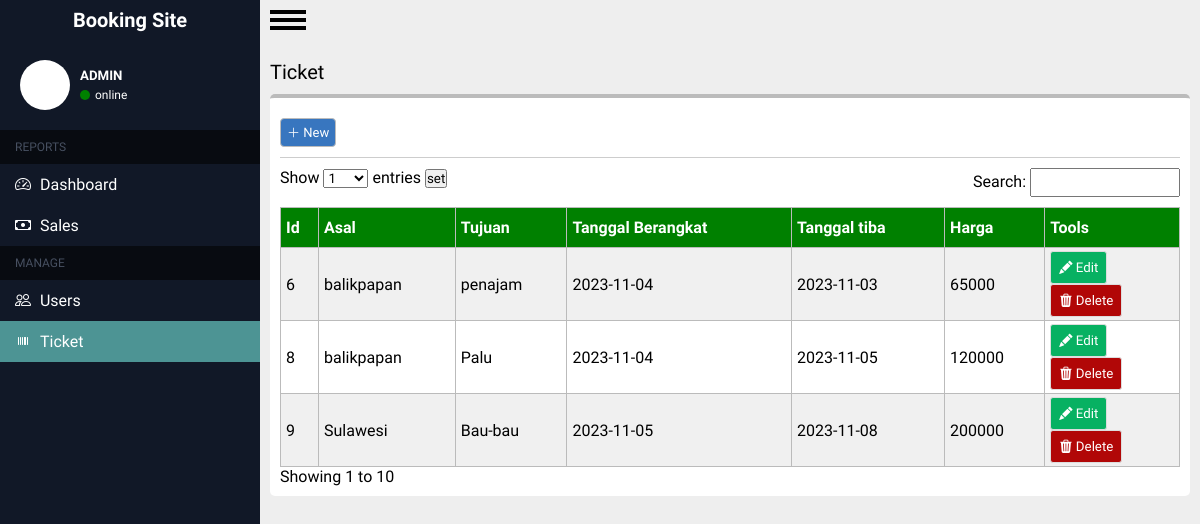
/admin/tiket.php, run on the app's committed database.
### tables this page shows
CREATE TABLE `tiket` (
  `id_tiket` int(255) NOT NULL,
  `asal` varchar(255) NOT NULL,
  `tujuan` varchar(255) NOT NULL,
  `tanggal_berangkat` varchar(255) NOT NULL,
  `tanggal_tiba` varchar(255) NOT NULL,
  `harga` int(100) NOT NULL
);

### admin/tiket.php (the view, shortened to what this page needs)
<?php
require '../koneksi.php';
$result = mysqli_query($conn, "select * from tiket");
$tiket = [];
while ($record = mysqli_fetch_assoc($result)) {
    $tiket[] = $record;
}
?>
<!DOCTYPE html>
<html lang="en">
<head>
    <link rel="stylesheet" href="../css/tiket.css?v=1">
    <link rel="stylesheet" href="https://cdn.jsdelivr.net/npm/bootstrap-icons@1.11.1/font/bootstrap-icons.css">
</head>
<body>
    <div class="container">
        <div class="sidebar">
            <div class="header">
                <a href="#">
                    <div class="list-item">
                        <span class="description-header">Booking Site</span>
                    </div>
                </a>
                <div class="info-user">
                    <div class="picture"></div>
                    <div class="content" id="content">
                        <h5>ADMIN</h5>
                        <div class="online">
                            <div class="info"></div>
                            <p>online</p>
                        </div>
                    </div>
                </div>
            </div>
            <div class="main">
                <div class="head-list">
                    <span>REPORTS</span>
                </div>
                <div class="list-item">
                    <a href="home.php">
                        <i class="bi bi-speedometer2"></i>
                        <span class="description">Dashboard</span>
                    </a>
                </div>
                <div class="list-item">
                    <a href="sales.php">
                        <i class="bi bi-cash"></i>
                        <span class="description">Sales</span>
                    </a>
                </div>
                <div class="head-list">
                    <span>MANAGE</span>
                </div>
                <div class="list-item">
                    <a href="users.php">
                        <i class="bi bi-people"></i>
                        <span class="description">Users</span>
                    </a>
                </div>
                <div class="list-item">
                    <a href="tiket.php">
                        <i class="bi bi-upc"></i>
                        <span class="description">Ticket</span>
                    </a>
                </div>
            </div>
        </div>
        <div class="main-content">
            <div id="menu-button">
                <label for="menu-checkbox" id="menu-label">
                    <div id="hamburger"></div>
                </label>
            </div>
            <div class="wrapper">
                <div class="header">
                    <p>Ticket</p>
                </div>
                <div class="isi">
                    <div class="head-content">
                        <button type="submit" id="add"><i class="bi bi-plus-lg"></i> New</button>
                    </div>
                    <div class="neck-content">
                        <span>
                        <form action="" method="post">
                            <label for="">Show</label>
                            <select id="entries" name="entries">
                                <option value="10" >1</option>
                            </select>
                            <label for="">entries</label>
                            <button type="submit" name="set">set</button>
                        </form>
                        </span>
                        <span>
                            <label for="">Search: </label>
                            <input type="text">
                        </span>
                    </div>
                    <div class="tabel-content">
                        <table>
                            <tr>
                                <th>Id</th>
                                <th>Asal</th>
                                <th>Tujuan</th>
                                <th>Tanggal Berangkat</th>
                                <th>Tanggal tiba</th>
                                <th>Harga</th>
                                <th>Tools</th>
                            </tr>
                            <?php foreach ($tiket as $tk) : ?>
                                <tr>
                                    <td><?= $tk["id_tiket"] ?></td>
                                    <td><?= $tk["asal"] ?></td>
                                    <td><?= $tk["tujuan"] ?></td>
                                    <td><?= $tk["tanggal_berangkat"] ?></td>
                                    <td><?= $tk["tanggal_tiba"] ?></td>
                                    <td><?= $tk["harga"] ?></td>
                                    <td width="15%">
                                        <a href="crud/update.php?id=<?= $tk['id_tiket'] ?>">
                                            <button type="submit" id="update" data-id="<?= $tk['id_tiket']?>"><i class="bi bi-pencil-fill"></i> Edit</button>
                                        </a>
                                        <a href="crud/delete.php?id=<?= $tk['id_tiket'] ?>">
                                            <button style="background-color:rgb(177, 7, 7)"><i class="bi bi-trash3-fill"></i> Delete</button>
                                        </a>
                                    </td>
                                </tr>
                            <?php endforeach; ?>
                        </table>
                    </div>
                    <div class="info">
                        <p>Showing 1 to 10</p>
                    </div>
                </div>
            </div>
        </div>
</body>
</html>

### css/tiket.css (style rules this page uses)
.wrapper .isi { width: auto; min-width: 100%; background-color: white; padding: 10px; margin: 10px 0; border-top: 4px solid #bbb; border-radius: 5px; overflow: hidden; }
.wrapper .isi .head-content { border-bottom: 1px solid #bbbb; padding: 10px 0; }
.wrapper .isi .head-content button { font-style: normal; font-weight: 500; background-color: #3876BF; font-size: 13px; color: white; border: 1px solid #bbb; border-radius: 4px; padding: 6px; box-sizing: border-box; cursor: pointer; }
.wrapper .isi .neck-content { padding: 10px 0; display: flex; justify-content: space-between; font-style: normal; font-weight: 300; }
.wrapper .isi .neck-content span input { width: 150px; padding: 5px; }
.isi .tabel-content table { width: 100%; border-collapse: collapse; }
.isi .tabel-content table th { padding: 10px 5px; background-color: green; text-align: left; color: white; }
.isi .tabel-content table th, .isi .tabel-content table td { border: 1px solid #bbb; }
.isi .tabel-content table td { padding: 3px 5px; align-content: center; }
.isi .tabel-content table tr:nth-child(even) { background-color: #f0f0f0; }
.isi .tabel-content table tr button { padding: 8px; color: white; border-radius: 3px; border: 1px solid #ddd; font-style: normal; font-weight: 500; cursor: pointer; }
.isi .tabel-content table tr button:nth-child(1) { background-color: rgb(7, 177, 98); }
.isi .tabel-content table a { text-decoration: none; }

### css/admin.css (style rules this page uses)
* { padding: 0; margin: 0; box-sizing: border-box; font-family: 'Ubuntu', sans-serif; }
.container { display: flex; min-height: 100vh; }
.sidebar { background-color: #111827; width: 260px; display: flex; box-sizing: border-box; flex-direction: column; transition: all ease-in .3s; }
.main-content { background-color: #eeeeee; flex-grow: 1; }
.sidebar .description-header { font-style: normal; font-weight: 700; font-size: 20px; line-height: 16px; text-align: center; color: white; }
.sidebar .header a { text-decoration: none; color: white; }
.sidebar .header .list-item { display: flex; flex-direction: row; align-items: center; justify-content: center; padding: 5px 8px; height: 40px; box-sizing: border-box; }
.sidebar .main .list-item a { font-style: normal; font-weight: 400; font-size: 16px; line-height: 16px; text-align: center; color: #FFF; text-decoration: none; }
.sidebar .main .list-item { padding: 12px 15px; display: flex; flex-direction: row; align-items: center; cursor: pointer; }
.sidebar .main .description { margin-left: 5px; }
.main .head-list { color: #475061; padding: 10px 15px; background-color: #080b11; font-style: normal; font-weight: 400; font-size: 12px; }
.container .sidebar .info-user { color: white; padding: 20px; display: flex; align-items: center; gap: 10px; }
.container .sidebar .info-user .content { display: flex; flex-direction: column; gap: 5px; }
.container .sidebar .info-user .picture { width: 50px; height: 50px; border-radius: 50%; background-color: #fff; }
.container .sidebar .info-user .content .online .info { width: 10px; height: 10px; border-radius: 50%; background-color: green; }
.container .sidebar .info-user .content .online { display: flex; align-items: center; gap: 5px; }
.container .sidebar .info-user .content .online p { font-size: 12px; font-weight: 200; }
#menu-button { width: 36px; position: absolute; overflow: hidden; margin: 10px; }
#menu-label { position: relative; display: block; height: 20px; cursor: pointer; }
#hamburger, #menu-label:after, #menu-label:before { position: absolute; left: 0; width: 100%; height: 4px; background-color: black; }
#menu-label:after, #menu-label:before { content: ""; transition: .4s cubic-bezier(0.25, 0.46, 0.45, 0.94); }
#menu-label:before { top: 0; }
#menu-label:after { top: 8px; }
#hamburger { top: 16px; }
#hamburger:before { content: "MENU"; position: absolute; top: 5px; right: 0; left: 0; color: #111827; font-size: 12px; font-weight: bold; text-align: center; }
.wrapper { width: auto; min-width: 100%; margin: 50px 0; padding: 10px; }
.wrapper .header { font-style: medium; font-weight: 400; font-size: 20px; }

### admin/tiket.php (style rules this page uses)
.container .sidebar .main .list-item:nth-child(6) { background-color: rgb(77, 148, 148); }

### data on the page
tiket: id_tiket "6", asal "balikpapan", tujuan "penajam", tanggal_berangkat "2023-11-04", tanggal_tiba "2023-11-03", harga "65000"
tiket: id_tiket "8", asal "balikpapan", tujuan "Palu", tanggal_berangkat "2023-11-04", tanggal_tiba "2023-11-05", harga "120000"
tiket: id_tiket "9", asal "Sulawesi", tujuan "Bau-bau", tanggal_berangkat "2023-11-05", tanggal_tiba "2023-11-08", harga "200000"
